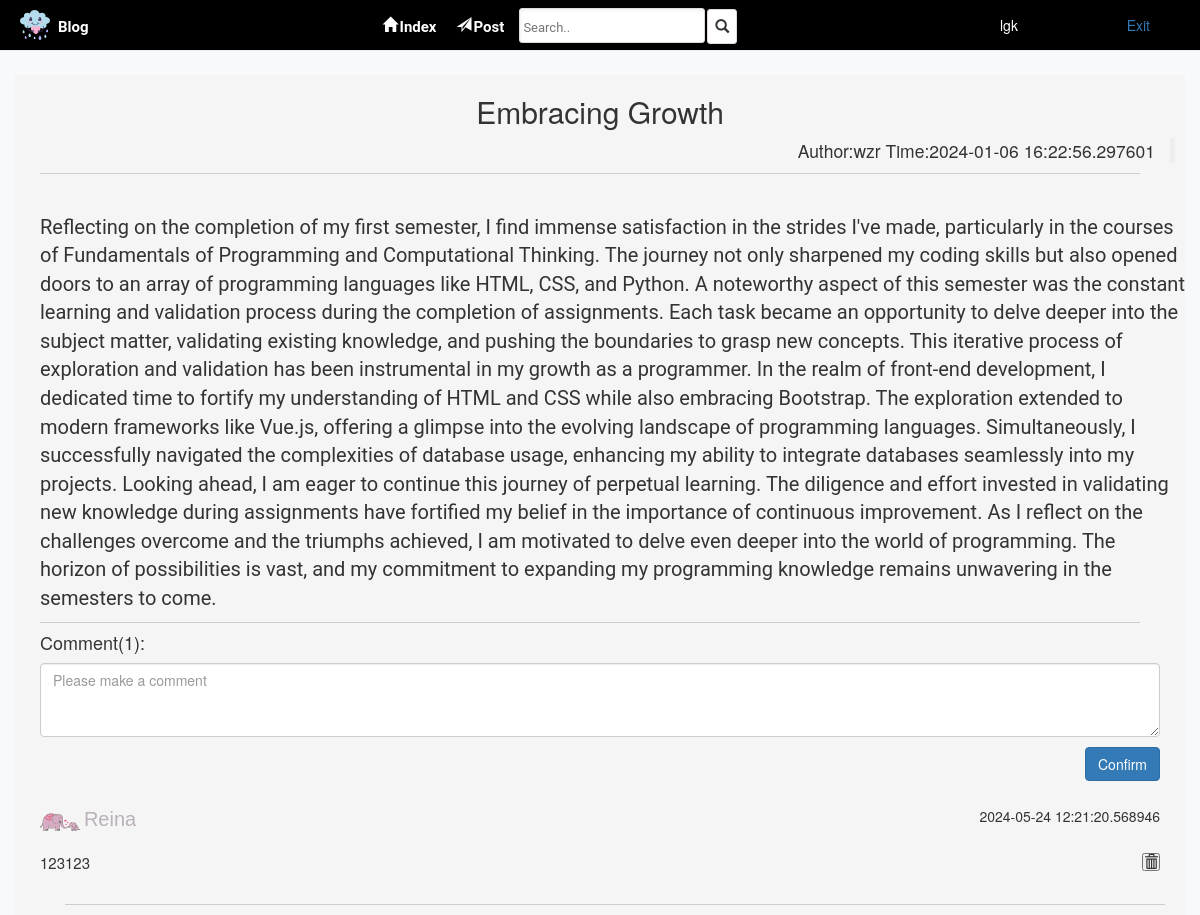
Screenshot of /qa/detail/3 (signed in) with the database file from the repository.
### models.py (models this page shows)
class UserModel(db.Model):
    __tablename__ = "user"
    id = db.Column(db.Integer, primary_key=True, autoincrement=True)
    username = db.Column(db.String(100), nullable=False)
    password = db.Column(db.String(255), nullable=False)
    email = db.Column(db.String(100), nullable=False, unique=True)
    join_time = db.Column(db.DateTime, default=datetime.now())

class PostModel(db.Model):
    __tablename__ = "post"
    id = db.Column(db.Integer, primary_key=True, autoincrement=True)
    title = db.Column(db.String(100), nullable=False)
    content = db.Column(db.Text, nullable=False)
    create_time = db.Column(db.DateTime, default=datetime.now)
    author_id = db.Column(db.Integer, db.ForeignKey("user.id"))
    author = db.relationship(UserModel, backref="posts")

class CommentModel(db.Model):
    __tablename__ = "comment"
    id = db.Column(db.Integer, primary_key=True, autoincrement=True)
    content = db.Column(db.Text, nullable=False)
    create_time = db.Column(db.DateTime, default=datetime.now)
    post_id = db.Column(db.Integer, db.ForeignKey("post.id"))
    author_id = db.Column(db.Integer, db.ForeignKey("user.id"))
    post = db.relationship(PostModel, backref=db.backref("comments", order_by=create_time.desc()))
    author = db.relationship(UserModel, backref="comments")

### blueprints/qa.py (the view)
@bp.route("/qa/detail/<ep_id>")
def qa_detail(ep_id):
    post = PostModel.query.get(ep_id)
    return render_template("experience_detail.html", post=post, ep_id=ep_id)

### app.py (called while the page is built)
@app.before_request
def my_before_request():
    user_id = session.get("user_id")
    if user_id:
        user = UserModel.query.get(user_id)
        setattr(g, "user", user)
    else:
        setattr(g, "user", None)

@app.context_processor
def my_context_processor():
    return {"user": g.user}

### templates/experience_detail.html (shortened to what this page needs)
{% extends "base.html" %}
{% block header %}
    <link rel="stylesheet" href="https://cdn.jsdelivr.net/npm/bootstrap@3.4.1/dist/css/bootstrap.min.css">
    <link rel="stylesheet" href="../static/css/login-css.css">
    <link rel="stylesheet" href="{{ url_for('static', filename='header.css')}}">
    <link rel="stylesheet" href="{{ url_for('static', filename='exp_detail-css.css')}}">
{% endblock %}
{% block body %}
    <div class="container">
        <div class="row" style="background-color: whitesmoke" id="mainpart">
            <div class="col-10">
                <div class="title-part">
                    <h2 class="detail-title">{{ post.title }}</h2>
                    <blockquote class="blockquote-reverse" id="author">Author:{{ post.author.username }} Time:{{ post.create_time }}</blockquote>
                </div>
                <div class="separator"></div>
                <div class="detail-content">
                <span class="post-content">
                    {{ post.content }}
                </span>
                </div>
                <div class="separator"></div>
                <form method="post" action="{{ url_for('qa.publish_comment') }}">
                    <div class="comment">
                        <h4>Comment({{ post.comments|length }}):</h4>
                        <textarea class="form-control" rows="3" placeholder="Please make a comment" name="content"></textarea>
                        <button type="submit" class="btn btn-primary" id="summit">Confirm</button>
                    </div>
                </form>
                {% for comment in post.comments %}
                <div class="comment-content">
                    <img class="user-img" alt="" src="{{ url_for('static', filename='elephants.svg') }}">
                    <span class="userid"> {{ comment.author.username }}</span>
                    <span class="creat-time">{{ comment.create_time }}</span>
                    <div class="cc">
                        <p class="com-content">{{ comment.content }}</p>
                        <form method="post" action="{{ url_for('qa.delete_comment', comment_id=comment.id) }}">
                            <button type="submit" class="glyphicon glyphicon-trash" id="delete"></button>
                        </form>
                    </div>
                    <div class="separator"></div>
                </div>
                {% endfor %}
            </div>
        </div>
    </div>
{% endblock %}

### templates/base.html (shortened to what this page needs)
<!DOCTYPE html>
<html lang="en">
<head>
    <link rel="stylesheet" href="../static/header.css">
    {% block header %} {% endblock %}
</head>
<body>
    <div class="header">
        <div class="left-section">
            <img class="blog-img" alt="" src="{{ url_for('static', filename='cloud.svg') }}">
           <a href="" class="left-text">Blog</a>
        </div>
        <div class="middle-section">
            <a class="index" href="{{ url_for('qa.index') }}"> <span class="glyphicon glyphicon-home" style="margin-right: 2px"></span>Index</a>
            <a class="post" href="{{ url_for('qa.add_post') }}"> <span class="glyphicon glyphicon-send" style="margin-right: 2px"></span>Post</a>
            <form method="get" action="{{ url_for('qa.search') }}">
                <input class="search-bar" type="search" placeholder="Search.." name="q">
                <button  class="glyphicon glyphicon-search" id="search-button" type="submit"></button>
            </form>
        </div>
        <ul class="right-section">
            {% if user %}
                <li class="login"> <span>{{ user.username }}</span> </li>
                <li class="register"> <a href="{{ url_for('auth.logout') }}">Exit</a></li>
            {% else %}
                <li class="login"><span class="glyphicon glyphicon-globe"><a class="login-text" href="{{ url_for('auth.login') }}">Login</a></span></li>
                <li class="register"><span class="glyphicon glyphicon-tree-deciduous"><a  class="register-text" href="{{ url_for('auth.register') }}">Register</a></span></li>
            {% endif %}
        </ul>
    </div>
    <div class="container-fluid">
        {% block body %}{% endblock %}
    </div>
</body>
</html>

### static/header.css (style rules this page uses)
* { margin: 0; padding: 0; }
.header { display: flex; height: 50px; width: 100%; flex-direction: row; justify-content: space-between; background-color: black; box-shadow: 0 1px 1px rgba(0,0,0,0.05); }
.blog-img { display: inline-block; width: 30px; margin-left: 20px; }
.left-section { width: 180px; display:flex; align-items: center; }
.left-text { display: inline-block; font-family: Roboto, Arial, serif; font-size: 15px; font-weight: 600; margin-top: 5px; margin-left: 8px; color: white; text-decoration: none; }
.middle-section { flex: 1; margin-right: 45px; margin-left: 30px; max-width: 400px; display: flex; align-items: center; }
.index { display: flex; margin-right: 20px; color: white; margin-top: 5px; font-size: 15px; font-family: Roboto,Arial; font-weight: 600; }
.post { margin-top: 5px; display: flex; margin-right: 15px; color: white; font-size: 15px; font-family: Roboto,Arial; font-weight: 600; }
.search-bar { flex:1; height: 35px; padding-left: 3px; font-size: 15px; border-width: 1px; border-color: rgb(223, 217, 217); border-style: solid; border-radius: 3px; box-shadow: inset 1px 2px 3px rgba(0,0,0,0.05) ; }
.search-bar::placeholder { font-family: Roboto,Arial; font-size: 13px; }
#search-button { width: 30px; height: 35px; background-color: white; border-width: 1px; border-color: rgb(223, 217, 217); border-style: solid; border-radius: 3px; margin-left: -2px; margin-top: 1px; padding-bottom: 1px; }
.right-section { width: 150px; display: flex; align-items: center; justify-content: space-between; margin-right: 50px; flex-shrink: 0; margin-top: 10px; }
.login { list-style: none; color: white; }
.register { list-style: none; color: white; }

### static/css/login-css.css (style rules this page uses)
body { background-color: #f7f9fb; }

### static/exp_detail-css.css (style rules this page uses)
#mainpart { margin-top: 25px; }
.title-part { margin: 10px; }
.detail-title { text-align: center; }
.separator { border-bottom: 1px solid #ccc; margin-bottom: 10px; width: 1100px; margin-left: 25px; }
.detail-content { margin-left: 25px; margin-bottom: 10px; }
.post-content { font-size: 20px; white-space: pre-line; font-family: Roboto,Arial; }
blockquote { margin-bottom: 10px; padding:0; }
.comment { margin-left: 25px; position: relative; margin-right: 25px; }
#summit { position: absolute; right: 0; margin-top: 10px; }
.comment-content { margin-left: 25px; display: block; margin-top: 60px; position: relative; }
.userid { font-family: "Helvetica", "Arial", sans-serif;; font-size: 20px; display: inline-block; color: rgba(146,130,145,0.6); }
.cc { margin-top: 5px; padding-bottom: 20px; position: relative; }
.com-content { font-size: 15px; display: inline-block; }
.user-img { width: 40px; height: 50px; display: inline-block; }
.creat-time { position: absolute; right: 25px; top: 9px; }
#delete { display: inline-block; right: 25px; position: absolute; }

### rows the page displays
UserModel: username "lgk"
PostModel: title "Embracing Growth", create_time "2024-01-06 16:22:56.297601", content "Reflecting on the completion of my first semester, I find immense satisfaction in the strides I've made, particularly in the courses of Fundamentals of Programming and Computational Thinking. The journey not only sharpened my coding skills but also opened doors to an array of programming languages like HTML, CSS, and Python. A noteworthy aspect of this semester was the constant learning and validation process during the completion of assignments. Each task became an opportunity to delve deeper into the subject matter, validating existing knowledge, and pushing the boundaries to grasp new concepts. This iterative process of exploration and validation has been instrumental in my growth as a…"
UserModel: author.username "wzr"
CommentModel: author.username "Reina", create_time "2024-05-24 12:21:20.568946", content "123123"

### other values shown
{{ post.comments|length }} "1"
